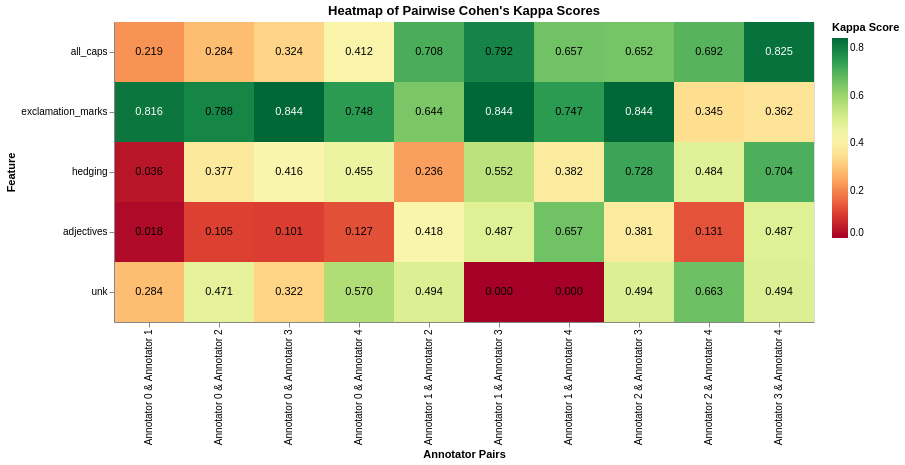

The notebook cell saved with this chart:
### Markdown cell above
#### Pairwise Cohen's Kappa Scores

For the pairwise results, a heatmap is an effective way to visualize the agreement matrix between all pairs of annotators for each feature.

We will generate a separate heatmap for each feature.

### Code cell
# Check if the results DataFrame exists and is not empty
if 'pairwise_results_df' in locals() and not pairwise_results_df.empty:
    # --- FIX: Rename column to remove apostrophe for Altair ---
    pairwise_renamed = pairwise_results_df.rename(columns={"Cohen's Kappa": "Cohen Kappa"})

    # Melt the DataFrame to make it suitable for Altair's encoding
    df_melted = pairwise_renamed.reset_index().melt(
        id_vars='Feature', 
        var_name='Annotator Pair', 
        value_name="Cohen Kappa"
    )
    
    # Create the heatmap
    heatmap = alt.Chart(df_melted).mark_rect().encode(
        x=alt.X('Annotator Pair:N', title='Annotator Pairs', sort=None),
        y=alt.Y('Feature:N', title='Feature', sort=None),
        color=alt.Color("Cohen Kappa:Q", 
                        scale=alt.Scale(scheme='redyellowgreen'),
                        legend=alt.Legend(title="Kappa Score")
                       ),
        tooltip=[
            alt.Tooltip('Feature'),
            alt.Tooltip('Annotator Pair'),
            alt.Tooltip("Cohen Kappa:Q", title="Cohen's Kappa", format='.3f')
        ]
    )
    
    # Create the text layer for labels
    text = heatmap.mark_text(baseline='middle').encode(
        text=alt.Text("Cohen Kappa:Q", format='.3f'),
        color=alt.condition(
            # Use white text for dark cells, black for light cells
            alt.datum["Cohen Kappa"] > 0.8, 
            alt.value('white'),
            alt.value('black')
        )
    )
    
    # Layer the heatmap and text
    chart = (heatmap + text).properties(
        title="Heatmap of Pairwise Cohen's Kappa Scores",
        width=700,
        height=300
    )
    
    display(chart)

else:
    print("Pairwise Cohen's Kappa results are not available to plot.")

### Figure 1 — Vega-Lite specification as saved in the notebook (floating-point values rounded to 4 significant figures)
{"config": {"view": {"continuousWidth": 300, "continuousHeight": 300}}, "layer": [{"mark": {"type": "rect"}, "encoding": {"color": {"field": "Cohen Kappa", "legend": {"title": "Kappa Score"}, "scale": {"scheme": "redyellowgreen"}, "type": "quantitative"}, "tooltip": [{"field": "Feature", "type": "nominal"}, {"field": "Annotator Pair", "type": "nominal"}, {"field": "Cohen Kappa", "format": ".3f", "title": "Cohen's Kappa", "type": "quantitative"}], "x": {"field": "Annotator Pair", "sort": null, "title": "Annotator Pairs", "type": "nominal"}, "y": {"field": "Feature", "sort": null, "title": "Feature", "type": "nominal"}}}, {"mark": {"type": "text", "baseline": "middle"}, "encoding": {"color": {"condition": {"test": "(datum['Cohen Kappa'] > 0.8)", "value": "white"}, "value": "black"}, "text": {"field": "Cohen Kappa", "format": ".3f", "type": "quantitative"}, "tooltip": [{"field": "Feature", "type": "nominal"}, {"field": "Annotator Pair", "type": "nominal"}, {"field": "Cohen Kappa", "format": ".3f", "title": "Cohen's Kappa", "type": "quantitative"}], "x": {"field": "Annotator Pair", "sort": null, "title": "Annotator Pairs", "type": "nominal"}, "y": {"field": "Feature", "sort": null, "title": "Feature", "type": "nominal"}}}], "data": {"name": "data-cf939aef3ccbce5726c1487999fa053d"}, "height": 300, "title": "Heatmap of Pairwise Cohen's Kappa Scores", "width": 700, "$schema": "https://vega.github.io/schema/vega-lite/v6.1.0.json", "datasets": {"data-cf939aef3ccbce5726c1487999fa053d": [{"Feature": "all_caps", "Annotator Pair": "Annotator 0 & Annotator 1", "Cohen Kappa": 0.2191}, {"Feature": "exclamation_marks", "Annotator Pair": "Annotator 0 & Annotator 1", "Cohen Kappa": 0.8162}, {"Feature": "hedging", "Annotator Pair": "Annotator 0 & Annotator 1", "Cohen Kappa": 0.0358}, {"Feature": "adjectives", "Annotator Pair": "Annotator 0 & Annotator 1", "Cohen Kappa": 0.01759}, {"Feature": "unk", "Annotator Pair": "Annotator 0 & Annotator 1", "Cohen Kappa": 0.2838}, {"Feature": "all_caps", "Annotator Pair": "Annotator 0 & Annotator 2", "Cohen Kappa": 0.2837}, {"Feature": "exclamation_marks", "Annotator Pair": "Annotator 0 & Annotator 2", "Cohen Kappa": 0.7884}, {"Feature": "hedging", "Annotator Pair": "Annotator 0 & Annotator 2", "Cohen Kappa": 0.3767}, {"Feature": "adjectives", "Annotator Pair": "Annotator 0 & Annotator 2", "Cohen Kappa": 0.1045}, {"Feature": "unk", "Annotator Pair": "Annotator 0 & Annotator 2", "Cohen Kappa": 0.4715}, {"Feature": "all_caps", "Annotator Pair": "Annotator 0 & Annotator 3", "Cohen Kappa": 0.3237}, {"Feature": "exclamation_marks", "Annotator Pair": "Annotator 0 & Annotator 3", "Cohen Kappa": 0.8438}, {"Feature": "hedging", "Annotator Pair": "Annotator 0 & Annotator 3", "Cohen Kappa": 0.4161}, {"Feature": "adjectives", "Annotator Pair": "Annotator 0 & Annotator 3", "Cohen Kappa": 0.1011}, {"Feature": "unk", "Annotator Pair": "Annotator 0 & Annotator 3", "Cohen Kappa": 0.322}, {"Feature": "all_caps", "Annotator Pair": "Annotator 0 & Annotator 4", "Cohen Kappa": 0.4122}, {"Feature": "exclamation_marks", "Annotator Pair": "Annotator 0 & Annotator 4", "Cohen Kappa": 0.7478}, {"Feature": "hedging", "Annotator Pair": "Annotator 0 & Annotator 4", "Cohen Kappa": 0.4551}, {"Feature": "adjectives", "Annotator Pair": "Annotator 0 & Annotator 4", "Cohen Kappa": 0.1268}, {"Feature": "unk", "Annotator Pair": "Annotator 0 & Annotator 4", "Cohen Kappa": 0.5703}, {"Feature": "all_caps", "Annotator Pair": "Annotator 1 & Annotator 2", "Cohen Kappa": 0.7085}, {"Feature": "exclamation_marks", "Annotator Pair": "Annotator 1 & Annotator 2", "Cohen Kappa": 0.6441}, {"Feature": "hedging", "Annotator Pair": "Annotator 1 & Annotator 2", "Cohen Kappa": 0.236}, {"Feature": "adjectives", "Annotator Pair": "Annotator 1 & Annotator 2", "Cohen Kappa": 0.4178}, {"Feature": "unk", "Annotator Pair": "Annotator 1 & Annotator 2", "Cohen Kappa": 0.4937}, {"Feature": "all_caps", "Annotator Pair": "Annotator 1 & Annotator 3", "Cohen Kappa": 0.7917}, {"Feature": "exclamation_marks", "Annotator Pair": "Annotator 1 & Annotator 3", "Cohen Kappa": 0.8438}, {"Feature": "hedging", "Annotator Pair": "Annotator 1 & Annotator 3", "Cohen Kappa": 0.5522}, {"Feature": "adjectives", "Annotator Pair": "Annotator 1 & Annotator 3", "Cohen Kappa": 0.4872}, {"Feature": "unk", "Annotator Pair": "Annotator 1 & Annotator 3", "Cohen Kappa": 0.0}, {"Feature": "all_caps", "Annotator Pair": "Annotator 1 & Annotator 4", "Cohen Kappa": 0.6573}, {"Feature": "exclamation_marks", "Annotator Pair": "Annotator 1 & Annotator 4", "Cohen Kappa": 0.7472}, {"Feature": "hedging", "Annotator Pair": "Annotator 1 & Annotator 4", "Cohen Kappa": 0.3818}, {"Feature": "adjectives", "Annotator Pair": "Annotator 1 & Annotator 4", "Cohen Kappa": 0.6573}, {"Feature": "unk", "Annotator Pair": "Annotator 1 & Annotator 4", "Cohen Kappa": 0.0}, {"Feature": "all_caps", "Annotator Pair": "Annotator 2 & Annotator 3", "Cohen Kappa": 0.6522}, {"Feature": "exclamation_marks", "Annotator Pair": "Annotator 2 & Annotator 3", "Cohen Kappa": 0.8438}, {"Feature": "hedging", "Annotator Pair": "Annotator 2 & Annotator 3", "Cohen Kappa": 0.7279}, {"Feature": "adjectives", "Annotator Pair": "Annotator 2 & Annotator 3", "Cohen Kappa": 0.3814}, {"Feature": "unk", "Annotator Pair": "Annotator 2 & Annotator 3", "Cohen Kappa": 0.4937}, {"Feature": "all_caps", "Annotator Pair": "Annotator 2 & Annotator 4", "Cohen Kappa": 0.6918}, {"Feature": "exclamation_marks", "Annotator Pair": "Annotator 2 & Annotator 4", "Cohen Kappa": 0.345}, {"Feature": "hedging", "Annotator Pair": "Annotator 2 & Annotator 4", "Cohen Kappa": 0.4838}, {"Feature": "adjectives", "Annotator Pair": "Annotator 2 & Annotator 4", "Cohen Kappa": 0.1307}, {"Feature": "unk", "Annotator Pair": "Annotator 2 & Annotator 4", "Cohen Kappa": 0.6634}, {"Feature": "all_caps", "Annotator Pair": "Annotator 3 & Annotator 4", "Cohen Kappa": 0.8253}, {"Feature": "exclamation_marks", "Annotator Pair": "Annotator 3 & Annotator 4", "Cohen Kappa": 0.3617}, {"Feature": "hedging", "Annotator Pair": "Annotator 3 & Annotator 4", "Cohen Kappa": 0.7044}, {"Feature": "adjectives", "Annotator Pair": "Annotator 3 & Annotator 4", "Cohen Kappa": 0.4872}, {"Feature": "unk", "Annotator Pair": "Annotator 3 & Annotator 4", "Cohen Kappa": 0.4937}]}}
